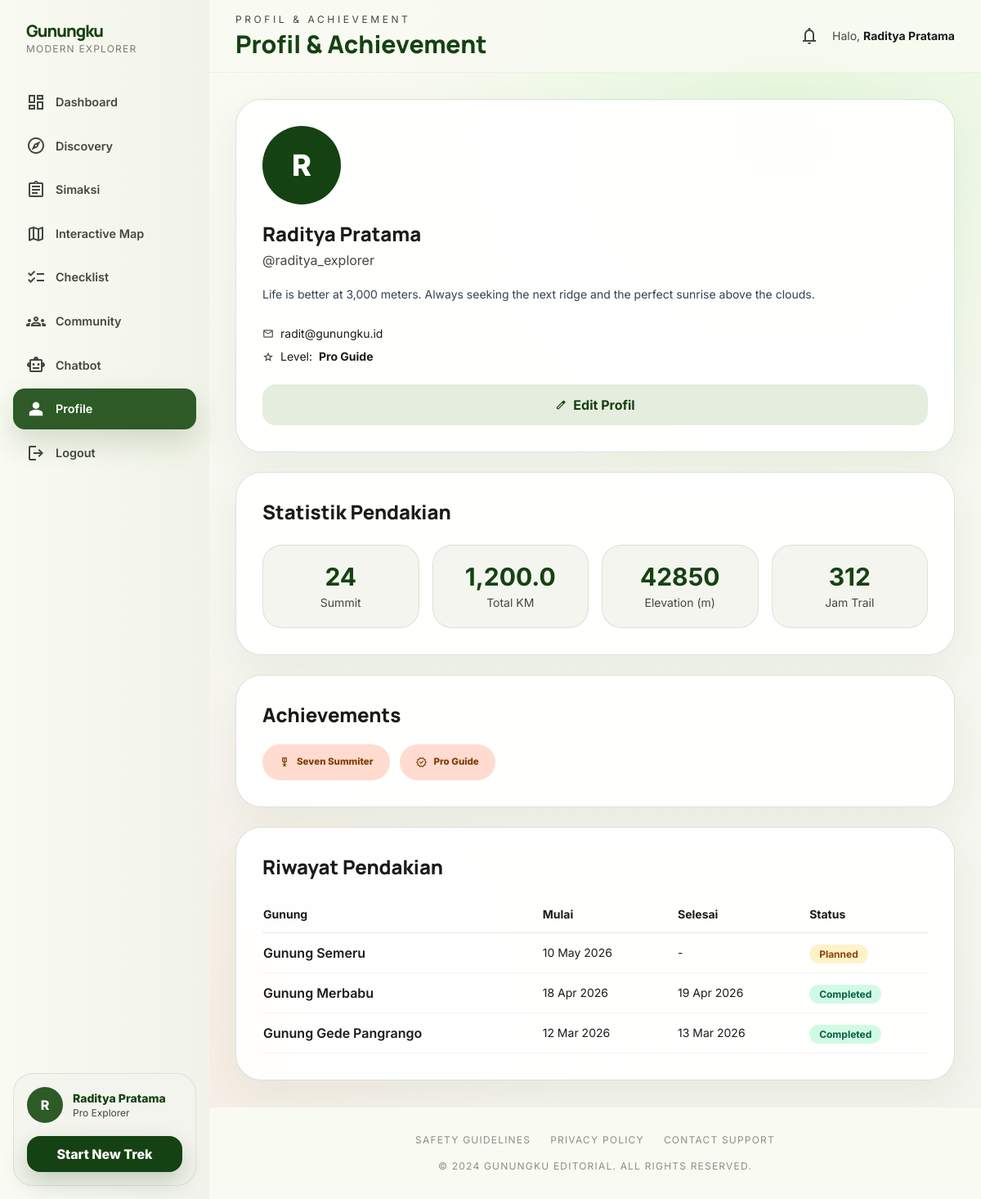
Page /pages/profil.php (signed in) on the committed database.
### tables this page shows
CREATE TABLE users (
    id BIGINT UNSIGNED AUTO_INCREMENT PRIMARY KEY,
    role_id INT UNSIGNED NOT NULL DEFAULT 2,
    nama_lengkap VARCHAR(120) NOT NULL,
    username VARCHAR(50) DEFAULT NULL UNIQUE,
    email VARCHAR(120) NOT NULL UNIQUE,
    password_hash VARCHAR(255) NOT NULL,
    foto_profil VARCHAR(255) DEFAULT NULL,
    bio TEXT DEFAULT NULL,
    level_pendaki VARCHAR(50) DEFAULT 'Explorer',
    status_akun ENUM('aktif','nonaktif','diblokir') NOT NULL DEFAULT 'aktif',
    email_verified_at DATETIME NULL,
    last_login_at DATETIME NULL,
    created_at TIMESTAMP NULL DEFAULT CURRENT_TIMESTAMP,
    updated_at TIMESTAMP NULL DEFAULT CURRENT_TIMESTAMP ON UPDATE CURRENT_TIMESTAMP,
    CONSTRAINT fk_users_role FOREIGN KEY (role_id) REFERENCES roles(id)
);

CREATE TABLE user_stats (
    id BIGINT UNSIGNED AUTO_INCREMENT PRIMARY KEY,
    user_id BIGINT UNSIGNED NOT NULL,
    total_summit INT UNSIGNED NOT NULL DEFAULT 0,
    total_km DECIMAL(10,2) NOT NULL DEFAULT 0,
    total_elevation_gain INT UNSIGNED NOT NULL DEFAULT 0,
    total_jam_trail INT UNSIGNED NOT NULL DEFAULT 0,
    avg_pace DECIMAL(5,2) NOT NULL DEFAULT 0,
    updated_at TIMESTAMP NULL DEFAULT CURRENT_TIMESTAMP ON UPDATE CURRENT_TIMESTAMP,
    CONSTRAINT fk_user_stats_user FOREIGN KEY (user_id) REFERENCES users(id) ON DELETE CASCADE,
    UNIQUE KEY uk_user_stats_user (user_id)
);

CREATE TABLE achievements (
    id BIGINT UNSIGNED AUTO_INCREMENT PRIMARY KEY,
    nama_badge VARCHAR(120) NOT NULL UNIQUE,
    slug VARCHAR(120) NOT NULL UNIQUE,
    deskripsi VARCHAR(255) DEFAULT NULL,
    icon_name VARCHAR(50) DEFAULT NULL,
    warna_badge VARCHAR(30) DEFAULT NULL,
    created_at TIMESTAMP NULL DEFAULT CURRENT_TIMESTAMP
);

CREATE TABLE hike_logs (
    id BIGINT UNSIGNED AUTO_INCREMENT PRIMARY KEY,
    user_id BIGINT UNSIGNED NOT NULL,
    mountain_id BIGINT UNSIGNED NOT NULL,
    trail_id BIGINT UNSIGNED DEFAULT NULL,
    tanggal_mulai DATE NOT NULL,
    tanggal_selesai DATE DEFAULT NULL,
    jarak_km DECIMAL(6,2) DEFAULT 0.00,
    durasi_jam DECIMAL(6,2) DEFAULT 0.00,
    elevation_gain_m INT UNSIGNED DEFAULT 0,
    status_hike ENUM('planned','ongoing','completed','cancelled') NOT NULL DEFAULT 'planned',
    catatan TEXT DEFAULT NULL,
    created_at TIMESTAMP NULL DEFAULT CURRENT_TIMESTAMP,
    updated_at TIMESTAMP NULL DEFAULT CURRENT_TIMESTAMP ON UPDATE CURRENT_TIMESTAMP,
    CONSTRAINT fk_hikelog_user FOREIGN KEY (user_id) REFERENCES users(id) ON DELETE CASCADE,
    CONSTRAINT fk_hikelog_mountain FOREIGN KEY (mountain_id) REFERENCES mountains(id) ON DELETE CASCADE,
    CONSTRAINT fk_hikelog_trail FOREIGN KEY (trail_id) REFERENCES trails(id) ON DELETE SET NULL
);

CREATE TABLE mountains (
    id BIGINT UNSIGNED AUTO_INCREMENT PRIMARY KEY,
    nama_gunung VARCHAR(120) NOT NULL,
    slug VARCHAR(150) NOT NULL UNIQUE,
    lokasi VARCHAR(150) NOT NULL,
    provinsi VARCHAR(100) DEFAULT NULL,
    ketinggian_mdpl INT UNSIGNED NOT NULL,
    tingkat_kesulitan ENUM('mudah','sedang','sulit','ekstrem') NOT NULL DEFAULT 'sedang',
    durasi_hari TINYINT UNSIGNED DEFAULT NULL,
    deskripsi TEXT,
    status_gunung ENUM('buka','tutup','terbatas') NOT NULL DEFAULT 'buka',
    cuaca_ringkas VARCHAR(120) DEFAULT NULL,
    suhu_min DECIMAL(4,1) DEFAULT NULL,
    suhu_max DECIMAL(4,1) DEFAULT NULL,
    koordinat_lat DECIMAL(10,7) DEFAULT NULL,
    koordinat_lng DECIMAL(10,7) DEFAULT NULL,
    gambar_utama VARCHAR(255) DEFAULT NULL,
    created_at TIMESTAMP NULL DEFAULT CURRENT_TIMESTAMP,
    updated_at TIMESTAMP NULL DEFAULT CURRENT_TIMESTAMP ON UPDATE CURRENT_TIMESTAMP
);

### pages/profil.php (the view, shortened to what this page needs)
<?php
require_once __DIR__ . '/../config/database.php'; require_once __DIR__ . '/../includes/functions.php'; requireLogin();
$userId=(int)$_SESSION['user_id']; $message=getFlash('profil_ok'); $error='';
$user=[];$stats=[];$achievements=[];$logs=[];
if($q=$conn->query("SELECT * FROM users WHERE id={$userId} LIMIT 1"))$user=$q->fetch_assoc()?:[];
if($q=$conn->query("SELECT * FROM user_stats WHERE user_id={$userId} LIMIT 1"))$stats=$q->fetch_assoc()?:[];
if($q=$conn->query("SELECT a.* FROM user_achievements ua LEFT JOIN achievements a ON a.id=ua.achievement_id WHERE ua.user_id={$userId} ORDER BY ua.earned_at DESC")){while($r=$q->fetch_assoc())$achievements[]=$r;}
if($q=$conn->query("SELECT hl.*,m.nama_gunung FROM hike_logs hl LEFT JOIN mountains m ON m.id=hl.mountain_id WHERE hl.user_id={$userId} ORDER BY hl.tanggal_mulai DESC")){while($r=$q->fetch_assoc())$logs[]=$r;}
$pageTitle='Profil & Achievement';$currentPage='profil'; include __DIR__.'/../includes/header.php'; include __DIR__.'/../includes/layout_top.php';
?>
<div class="grid xl:grid-cols-[380px_1fr] gap-6">
  <div class="space-y-6">
    <div class="editorial-card p-8">
      <div class="w-24 h-24 rounded-full bg-primary text-white flex items-center justify-center text-4xl font-extrabold mb-5"><?=e(initialName($user['nama_lengkap']??userName()))?></div>
      <h3 class="text-2xl font-extrabold"><?=e($user['nama_lengkap']??userName())?></h3>
      <p class="text-on-surface-variant mt-1">@<?=e($user['username']??'explorer')?></p>
      <p class="mt-4 text-slate-700 leading-7 text-sm"><?=e($user['bio']??'Life is better at 3,000 meters.')?></p>
      <div class="mt-6 space-y-2 text-sm">
        <p class="flex items-center gap-2"><span class="material-symbols-outlined text-sm text-on-surface-variant">mail</span><?=e($user['email']??userEmail())?></p>
        <p class="flex items-center gap-2"><span class="material-symbols-outlined text-sm text-on-surface-variant">grade</span>Level: <b><?=e($user['level_pendaki']??'Explorer')?></b></p>
      </div>
      <button class="btn-soft w-full mt-6 flex items-center justify-center gap-2" onclick="document.getElementById('edit-profil-panel').classList.toggle('hidden')">
        <span class="material-symbols-outlined text-sm">edit</span> Edit Profil
      </button>
    </div>
  </div>
  <div class="space-y-6">
    <div class="editorial-card p-8">
      <h3 class="text-2xl font-extrabold mb-6">Statistik Pendakian</h3>
      <div class="grid grid-cols-2 md:grid-cols-4 gap-4">
        <div class="editorial-card-soft p-5 text-center"><b class="text-3xl text-primary block"><?= (int)($stats['total_summit']??0) ?></b><p class="text-on-surface-variant text-sm mt-1">Summit</p></div>
        <div class="editorial-card-soft p-5 text-center"><b class="text-3xl text-primary block"><?=number_format((float)($stats['total_km']??0),1)?></b><p class="text-on-surface-variant text-sm mt-1">Total KM</p></div>
        <div class="editorial-card-soft p-5 text-center"><b class="text-3xl text-primary block"><?= (int)($stats['total_elevation_gain']??0) ?></b><p class="text-on-surface-variant text-sm mt-1">Elevation (m)</p></div>
        <div class="editorial-card-soft p-5 text-center"><b class="text-3xl text-primary block"><?= (int)($stats['total_jam_trail']??0) ?></b><p class="text-on-surface-variant text-sm mt-1">Jam Trail</p></div>
      </div>
    </div>
    <div class="editorial-card p-8">
      <h3 class="text-2xl font-extrabold mb-5">Achievements</h3>
      <?php if($achievements): ?>
      <div class="flex flex-wrap gap-3">
        <?php foreach($achievements as $a):?><span class="badge-soft bg-secondary-fixed text-tertiary-container px-5 py-3"><span class="material-symbols-outlined mr-2 text-sm"><?=e($a['icon_name']??'emoji_events')?></span><?=e($a['nama_badge'])?></span><?php endforeach;?>
      </div>
      <?php else:?>
      <div class="text-center py-8"><span class="material-symbols-outlined text-5xl text-on-surface-variant/30">emoji_events</span><p class="text-on-surface-variant mt-3">Belum ada achievement. Mulai mendaki!</p></div>
      <?php endif;?>
    </div>
    <div class="editorial-card p-8">
      <h3 class="text-2xl font-extrabold mb-5">Riwayat Pendakian</h3>
      <?php if($logs):?>
      <div class="overflow-auto"><table class="w-full text-left"><thead><tr class="border-b border-outline-variant/40"><th class="py-3 pr-4 text-sm font-bold">Gunung</th><th class="py-3 pr-4 text-sm font-bold">Mulai</th><th class="py-3 pr-4 text-sm font-bold">Selesai</th><th class="py-3 text-sm font-bold">Status</th></tr></thead><tbody>
      <?php foreach($logs as $l):?><tr class="border-b border-outline-variant/20 hover:bg-surface-variant/20"><td class="py-3 pr-4 font-semibold"><?=e($l['nama_gunung']??'-')?></td><td class="py-3 pr-4 text-sm"><?=e(formatDateId($l['tanggal_mulai']))?></td><td class="py-3 pr-4 text-sm"><?=e(formatDateId($l['tanggal_selesai']))?></td><td class="py-3"><?=statusBadge($l['status_hike']??'-')?></td></tr><?php endforeach;?>
      </tbody></table></div>
      <?php else:?>
      <div class="text-center py-8"><span class="material-symbols-outlined text-5xl text-on-surface-variant/30">hiking</span><p class="text-on-surface-variant mt-3">Belum ada riwayat pendakian.</p><a href="<?=e(pageUrl('dashboard'))?>" class="btn-primary inline-flex mt-4">Catat Pendakian</a></div>
      <?php endif;?>
    </div>
  </div>
</div>
<?php include __DIR__.'/../includes/layout_bottom.php'; include __DIR__.'/../includes/footer.php'; ?>

### includes/functions.php (shortened to what this page needs)
<?php
function e($value): string { return htmlspecialchars((string)$value, ENT_QUOTES, 'UTF-8'); }
function userName(): string { return $_SESSION['user_name'] ?? 'Explorer'; }
function initialName(?string $name=null): string { $n = trim($name ?? userName()); return $n !== '' ? strtoupper(substr($n,0,1)) : 'G'; }
function formatDateId(?string $date): string { if (!$date) return '-'; $ts=strtotime($date); return $ts?date('d M Y',$ts):$date; }
function statusBadge(string $status): string { $status=strtolower(trim($status)); $map=['aktif'=>'bg-emerald-100 text-emerald-800','buka'=>'bg-emerald-100 text-emerald-800','selesai'=>'bg-emerald-100 text-emerald-800','completed'=>'bg-emerald-100 text-emerald-800','diverifikasi'=>'bg-emerald-100 text-emerald-800','published'=>'bg-emerald-100 text-emerald-800','terbatas'=>'bg-amber-100 text-amber-800','draft'=>'bg-amber-100 text-amber-800','diajukan'=>'bg-blue-100 text-blue-800','planned'=>'bg-amber-100 text-amber-800','ongoing'=>'bg-blue-100 text-blue-800','tutup'=>'bg-rose-100 text-rose-800','ditolak'=>'bg-rose-100 text-rose-800','cancelled'=>'bg-rose-100 text-rose-800']; $cls=$map[$status]??'bg-slate-100 text-slate-700'; return '<span class="px-3 py-1 rounded-full text-xs font-bold '.$cls.'">'.e(ucwords(str_replace('_',' ',$status))).'</span>'; }

### assets/css/app.css (style rules this page uses)
:root { --g-primary: #154212; --g-primary2: #2d5a27; --g-surface: #f9faf2; --g-line: #c2c9bb; --g-muted: #42493e }
* { box-sizing: border-box }
html, body { max-width: 100%; overflow-x: hidden }
body { font-family: 'Inter', sans-serif; background: var(--g-surface); color: #191c18 }
h1, h2, h3, h4 { font-family: 'Manrope', sans-serif }
.material-symbols-outlined { font-variation-settings: 'FILL' 0, 'wght' 400, 'GRAD' 0, 'opsz' 24 }
.editorial-card { background: rgba(255, 255, 255, .92); border: 1px solid rgba(194, 201, 187, .55); border-radius: 2rem; box-shadow: 0 18px 45px rgba(59, 105, 52, .07) }
.editorial-card-soft { background: rgba(243, 244, 237, .88); border: 1px solid rgba(194, 201, 187, .45); border-radius: 1.5rem }
.btn-soft { background: #e5edde; color: #154212; border-radius: 1rem; font-weight: 700; padding: .8rem 1.1rem; display: inline-flex; align-items: center; justify-content: center }
.badge-soft { display: inline-flex; align-items: center; border-radius: 999px; padding: .35rem .8rem; font-size: .72rem; font-weight: 800 }

### rows in the picture
users: nama_lengkap "R", nama_lengkap "Raditya Pratama", username "raditya_explorer", bio "Life is better at 3,000 meters. Always seeking the next ridge and the perfect sunrise above the clouds.", email "radit@gunungku.id", level_pendaki "Pro Guide"
user_stats: total_summit "24", total_km "1,200.0", total_elevation_gain "42850", total_jam_trail "312"
achievements: nama_badge "Seven Summiter"
achievements: nama_badge "Pro Guide"
hike_logs: mountain.nama_gunung "Gunung Semeru", tanggal_mulai "10 May 2026", tanggal_selesai "-", status_hike "Planned"
hike_logs: mountain.nama_gunung "Gunung Merbabu", tanggal_mulai "18 Apr 2026", tanggal_selesai "19 Apr 2026", status_hike "Completed"
hike_logs: mountain.nama_gunung "Gunung Gede Pangrango", tanggal_mulai "12 Mar 2026", tanggal_selesai "13 Mar 2026", status_hike "Completed"

### other values in the picture
$m[1] "Dashboard"
$m[1] "Discovery"
$m[1] "Simaksi"
$m[1] "Interactive Map"
$m[1] "Checklist"
$m[1] "Community"
$m[1] "Chatbot"
$m[1] "Profile"
initialName() "R"
userName() "Raditya Pratama"
$pageTitle "PROFIL & ACHIEVEMENT"
$pageTitle "Profil & Achievement"
